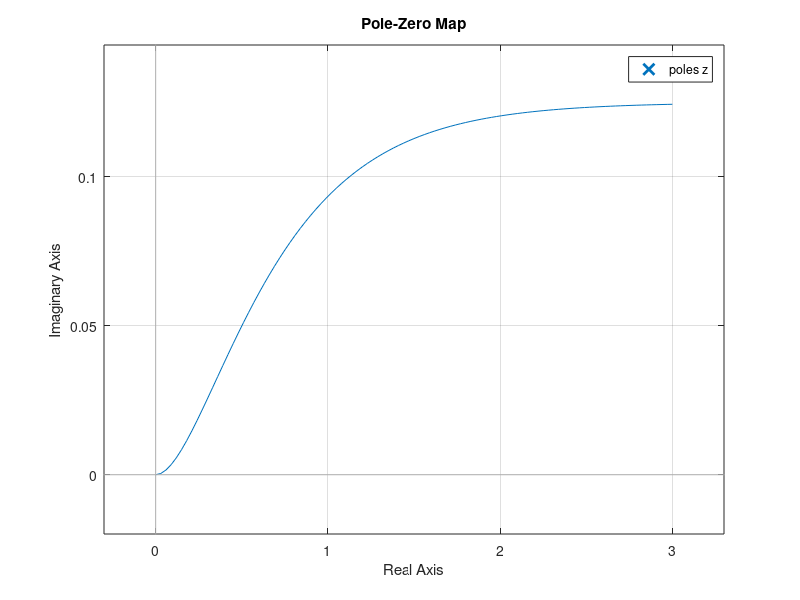

Recreate this plot in MATLAB. (Note: this script raises an error after producing the figure.)
%% Laboratório de Sistemas Dinâicos
% Prática 05
% 08/04/2024
% Autores: Victor Hugo Daia Lorenzato e Whilker Henrique Santos Silva

%% Limpar workspcade
clear;
close all;
clc;

%% Ex01 A

z = zpk([],[j -j],1);
step(z);
pzmap(z);
%% Ex01 B

z = zpk([],[-1+j -1-j],[1]);
step(z)
pzmap(z);
%% Ex01 C

z = zpk([],[-1 -1],[1]);
step(z)
pzmap(z);
%% Ex01 D

z = zpk([],[-2 -4],[1]);
step(z);
pzmap(z);

%% Ex02

s = tf('s');

k = [10 100 400];

    for n = 1:3
        y{n} = 10*k(n)/(s^2+20*s+k(n)); 
    end

ltiview(y{1},y{2},y{3});

%% Ex03 A

s = tf('s');

x = [0.1 1 10];

y1 =  1/(s+1)*x(1)/(s+x(1))
y2 =  1/(s+1)*x(2)/(s+x(2))
y3 =  1/(s+1)*x(3)/(s+x(3))

%% Ex03 B

s = tf('s');

x = [0 1 10];

y0 = 1/(s+1);
y1 =  1/(s+1)*x(1)/(s+x(1));
y2 =  1/(s+1)*x(2)/(s+x(2));
y3 =  1/(s+1)*x(3)/(s+x(3));

step(y0,y1,y2,y3);

%% Ex04 A

s = tf('s');
ltiview(1/(s^2+s+1));


%% Ex04 B

s = tf('s');
x = [0.1 1 3 5];

    for n = 1:4
        y{n} = 1/(s+x(n)); 
    end

ltiview(y{1},y{2},y{3},y{4});

%% Ex04 C

s = tf('s');

x = [0.1 1 3 5];

    for n = 1:4
        y{n} = series(1/(s^2+s+1),1/(s+x(n))); 
    end

ltiview(y{1},y{2},y{3},y{4});

%% Ex04 D

clear;
clc;

s = tf('s');

x = [0.1 1 3 5];

    for n = 1:4
        y1{n} = series(1/(s^2+s+1),1/(s+x(n))); 
        y2{n} = 1/(s+x(n));
    end

ltiview(y1{1},y1{2},y1{3},y1{4},y2{1},y2{2},y2{3},y2{4},1/(s^2+s+1));

%% Ex04 E

s = tf('s');

x = [0.1 1 3 5];

y0 = 1/(s^2+s+1);
y1 = 1/(s^2+s+1) * 1/(s+x(1));
y2 = 1/(s^2+s+1) * 1/(s+x(2));
y3 = 1/(s^2+s+1) * 1/(s+x(3));
y4 = 1/(s^2+s+1) * 1/(s+x(4));

step(y0,y1,y2,y3,y4);

%% Ex05

s = tf('s');

x = [0.1 0.01];

    for n = 1:2
        y{n} = series(1/(s^2+s+1),exp(-x(n)*s)); 
    end

ltiview(y{1},y{2});
